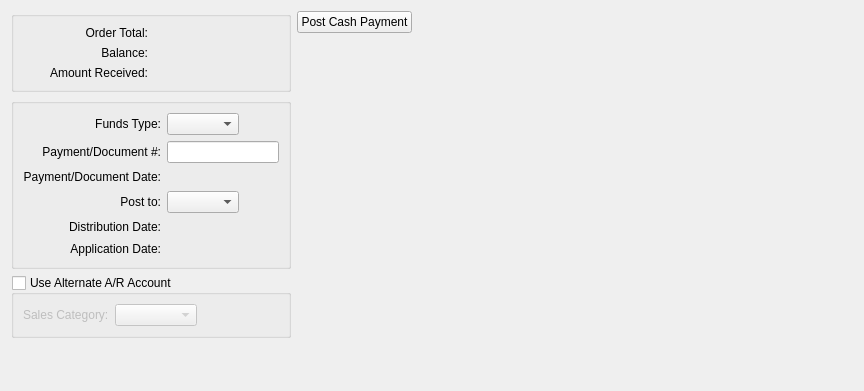
         <widget class="QWidget" name="_cashPage">
          <attribute name="title">
           <string>Cash</string>
          </attribute>
          <layout class="QHBoxLayout" name="horizontalLayout_6">
           <item>
            <layout class="QVBoxLayout" name="verticalLayout_2">
             <item>
              <widget class="QGroupBox" name="_cashGroup">
               <property name="title">
                <string/>
               </property>
               <layout class="QGridLayout" name="gridLayout_11">
                <item row="0" column="0">
                 <widget class="QLabel" name="_cashTotalLit">
                  <property name="text">
                   <string>Order Total:</string>
                  </property>
                  <property name="alignment">
                   <set>Qt::AlignRight|Qt::AlignTrailing|Qt::AlignVCenter</set>
                  </property>
                 </widget>
                </item>
                <item row="0" column="1">
                 <widget class="CurrCluster" name="_cashTotal">
                  <property name="currencyDisabled">
                   <bool>true</bool>
                  </property>
                  <property name="enabled">
                   <bool>false</bool>
                  </property>
                 </widget>
                </item>
                <item row="1" column="0">
                 <widget class="QLabel" name="_cashBalanceLit">
                  <property name="text">
                   <string>Balance:</string>
                  </property>
                  <property name="alignment">
                   <set>Qt::AlignRight|Qt::AlignTrailing|Qt::AlignVCenter</set>
                  </property>
                 </widget>
                </item>
                <item row="1" column="1">
                 <widget class="CurrCluster" name="_cashBalance">
                  <property name="currencyDisabled">
                   <bool>true</bool>
                  </property>
                  <property name="enabled">
                   <bool>false</bool>
                  </property>
                 </widget>
                </item>
                <item row="2" column="0">
                 <widget class="QLabel" name="_cashReceivedLit">
                  <property name="text">
                   <string>Amount Received:</string>
                  </property>
                  <property name="alignment">
                   <set>Qt::AlignRight|Qt::AlignTrailing|Qt::AlignVCenter</set>
                  </property>
                 </widget>
                </item>
                <item row="2" column="1">
                 <widget class="CurrCluster" name="_cashReceived">
                  <property name="baseVisible">
                   <bool>true</bool>
                  </property>
                 </widget>
                </item>
               </layout>
              </widget>
             </item>
             <item>
              <widget class="QGroupBox" name="_docGroup">
               <property name="title">
                <string/>
               </property>
               <layout class="QGridLayout" name="_2">
                <item row="0" column="0">
                 <widget class="QLabel" name="_typeLit">
                  <property name="text">
                   <string>Funds Type:</string>
                  </property>
                  <property name="alignment">
                   <set>Qt::AlignRight|Qt::AlignTrailing|Qt::AlignVCenter</set>
                  </property>
                 </widget>
                </item>
                <item row="0" column="1">
                 <layout class="QHBoxLayout" name="_3">
                  <item>
                   <widget class="XComboBox" name="_fundsType">
                    <property name="sizePolicy">
                     <sizepolicy hsizetype="Expanding" vsizetype="Fixed">
                      <horstretch>0</horstretch>
                      <verstretch>0</verstretch>
                     </sizepolicy>
                    </property>
                   </widget>
                  </item>
                  <item>
                   <spacer>
                    <property name="orientation">
                     <enum>Qt::Horizontal</enum>
                    </property>
                    <property name="sizeHint" stdset="0">
                     <size>
                      <width>40</width>
                      <height>20</height>
                     </size>
                    </property>
                   </spacer>
                  </item>
                 </layout>
                </item>
                <item row="1" column="0">
                 <widget class="QLabel" name="_doumentNumberLit">
                  <property name="text">
                   <string>Payment/Document #:</string>
                  </property>
                  <property name="alignment">
                   <set>Qt::AlignRight|Qt::AlignTrailing|Qt::AlignVCenter</set>
                  </property>
                  <property name="buddy">
                   <cstring>_docNumber</cstring>
                  </property>
                 </widget>
                </item>
                <item row="1" column="1">
                 <widget class="XLineEdit" name="_docNumber">
                  <property name="alignment">
                   <set>Qt::AlignLeading</set>
                  </property>
                 </widget>
                </item>
                <item row="3" column="0">
                 <widget class="QLabel" name="_postToLit">
                  <property name="text">
                   <string>Post to:</string>
                  </property>
                  <property name="alignment">
                   <set>Qt::AlignRight|Qt::AlignTrailing|Qt::AlignVCenter</set>
                  </property>
                 </widget>
                </item>
                <item row="3" column="1">
                 <layout class="QHBoxLayout" name="_4">
                  <item>
                   <widget class="XComboBox" name="_bankaccnt">
                    <property name="sizePolicy">
                     <sizepolicy hsizetype="Expanding" vsizetype="Fixed">
                      <horstretch>0</horstretch>
                      <verstretch>0</verstretch>
                     </sizepolicy>
                    </property>
                   </widget>
                  </item>
                  <item>
                   <spacer>
                    <property name="orientation">
                     <enum>Qt::Horizontal</enum>
                    </property>
                    <property name="sizeHint" stdset="0">
                     <size>
                      <width>40</width>
                      <height>20</height>
                     </size>
                    </property>
                   </spacer>
                  </item>
                 </layout>
                </item>
                <item row="4" column="0">
                 <widget class="QLabel" name="_distDateLit">
                  <property name="text">
                   <string>Distribution Date:</string>
                  </property>
                  <property name="alignment">
                   <set>Qt::AlignRight|Qt::AlignTrailing|Qt::AlignVCenter</set>
                  </property>
                  <property name="buddy">
                   <cstring>_distDate</cstring>
                  </property>
                 </widget>
                </item>
                <item row="4" column="1">
                 <layout class="QHBoxLayout" name="_5">
                  <property name="spacing">
                   <number>0</number>
                  </property>
                  <item>
                   <widget class="DLineEdit" name="_distDate"/>
                  </item>
                  <item>
                   <spacer>
                    <property name="orientation">
                     <enum>Qt::Horizontal</enum>
                    </property>
                    <property name="sizeType">
                     <enum>QSizePolicy::Expanding</enum>
                    </property>
                    <property name="sizeHint" stdset="0">
                     <size>
                      <width>25</width>
                      <height>16</height>
                     </size>
                    </property>
                   </spacer>
                  </item>
                 </layout>
                </item>
                <item row="5" column="0">
                 <widget class="QLabel" name="_applDateLit">
                  <property name="text">
                   <string>Application Date:</string>
                  </property>
                  <property name="alignment">
                   <set>Qt::AlignRight|Qt::AlignTrailing|Qt::AlignVCenter</set>
                  </property>
                  <property name="buddy">
                   <cstring>_applDate</cstring>
                  </property>
                 </widget>
                </item>
                <item row="5" column="1">
                 <layout class="QHBoxLayout" name="_6">
                  <property name="spacing">
                   <number>0</number>
                  </property>
                  <item>
                   <widget class="DLineEdit" name="_applDate"/>
                  </item>
                  <item>
                   <spacer>
                    <property name="orientation">
                     <enum>Qt::Horizontal</enum>
                    </property>
                    <property name="sizeType">
                     <enum>QSizePolicy::Expanding</enum>
                    </property>
                    <property name="sizeHint" stdset="0">
                     <size>
                      <width>25</width>
                      <height>16</height>
                     </size>
                    </property>
                   </spacer>
                  </item>
                 </layout>
                </item>
                <item row="2" column="1">
                 <layout class="QHBoxLayout" name="_7">
                  <property name="spacing">
                   <number>0</number>
                  </property>
                  <item>
                   <widget class="DLineEdit" name="_docDate"/>
                  </item>
                  <item>
                   <spacer>
                    <property name="orientation">
                     <enum>Qt::Horizontal</enum>
                    </property>
                    <property name="sizeType">
                     <enum>QSizePolicy::Expanding</enum>
                    </property>
                    <property name="sizeHint" stdset="0">
                     <size>
                      <width>25</width>
                      <height>16</height>
                     </size>
                    </property>
                   </spacer>
                  </item>
                 </layout>
                </item>
                <item row="2" column="0">
                 <widget class="QLabel" name="_doumentDateLit">
                  <property name="text">
                   <string>Payment/Document Date:</string>
                  </property>
                  <property name="alignment">
                   <set>Qt::AlignRight|Qt::AlignTrailing|Qt::AlignVCenter</set>
                  </property>
                  <property name="buddy">
                   <cstring>_docNumber</cstring>
                  </property>
                 </widget>
                </item>
               </layout>
              </widget>
             </item>
             <item>
              <widget class="QGroupBox" name="_altAccnt">
               <property name="enabled">
                <bool>true</bool>
               </property>
               <property name="focusPolicy">
                <enum>Qt::TabFocus</enum>
               </property>
               <property name="title">
                <string>Use Alternate A/R Account</string>
               </property>
               <property name="checkable">
                <bool>true</bool>
               </property>
               <property name="checked">
                <bool>false</bool>
               </property>
               <layout class="QGridLayout" name="_8">
                <item row="0" column="0">
                 <widget class="QLabel" name="_salescatLit">
                  <property name="text">
                   <string>Sales Category:</string>
                  </property>
                 </widget>
                </item>
                <item row="0" column="1">
                 <widget class="XComboBox" name="_salescat">
                  <property name="sizePolicy">
                   <sizepolicy hsizetype="MinimumExpanding" vsizetype="Fixed">
                    <horstretch>0</horstretch>
                    <verstretch>0</verstretch>
                   </sizepolicy>
                  </property>
                 </widget>
                </item>
                <item row="0" column="2">
                 <spacer>
                  <property name="orientation">
                   <enum>Qt::Horizontal</enum>
                  </property>
                  <property name="sizeHint" stdset="0">
                   <size>
                    <width>40</width>
                    <height>20</height>
                   </size>
                  </property>
                 </spacer>
                </item>
               </layout>
              </widget>
             </item>
             <item>
              <spacer name="verticalSpacer_2">
               <property name="orientation">
                <enum>Qt::Vertical</enum>
               </property>
               <property name="sizeHint" stdset="0">
                <size>
                 <width>20</width>
                 <height>42</height>
                </size>
               </property>
              </spacer>
             </item>
            </layout>
           </item>
           <item>
            <layout class="QVBoxLayout" name="verticalLayout_4">
             <item>
              <widget class="QPushButton" name="_postCash">
               <property name="text">
                <string>Post Cash Payment</string>
               </property>
              </widget>
             </item>
             <item>
              <spacer name="verticalSpacer_3">
               <property name="orientation">
                <enum>Qt::Vertical</enum>
               </property>
               <property name="sizeHint" stdset="0">
                <size>
                 <width>20</width>
                 <height>40</height>
                </size>
               </property>
              </spacer>
             </item>
            </layout>
           </item>
           <item>
            <spacer name="horizontalSpacer_2">
             <property name="orientation">
              <enum>Qt::Horizontal</enum>
             </property>
             <property name="sizeHint" stdset="0">
              <size>
               <width>441</width>
               <height>20</height>
              </size>
             </property>
            </spacer>
           </item>
          </layout>
         </widget>
